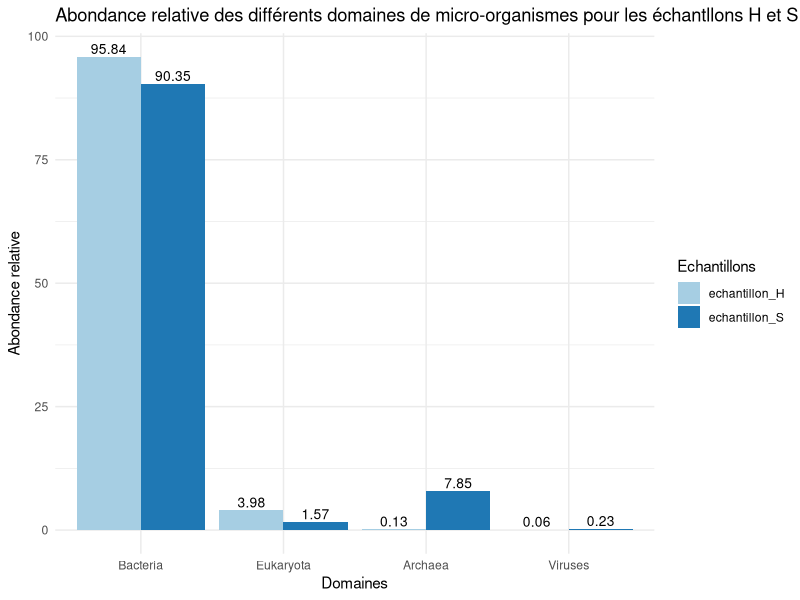
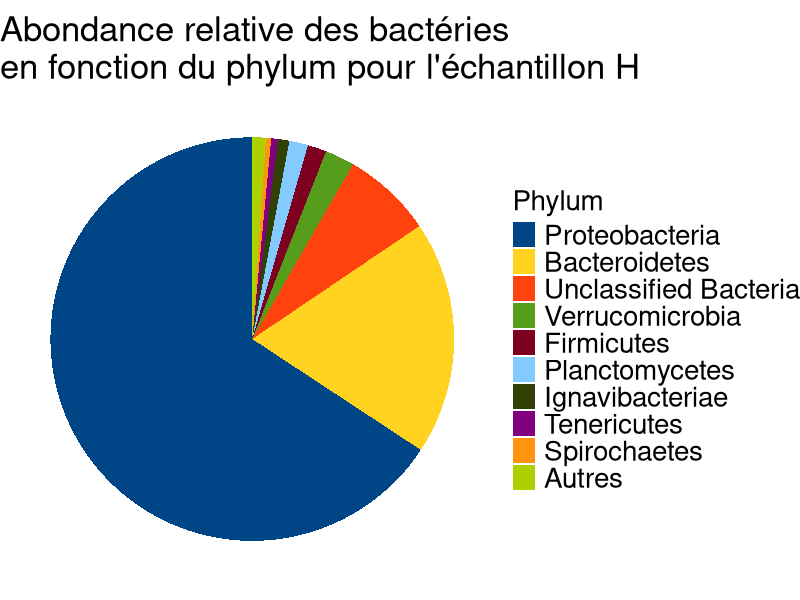
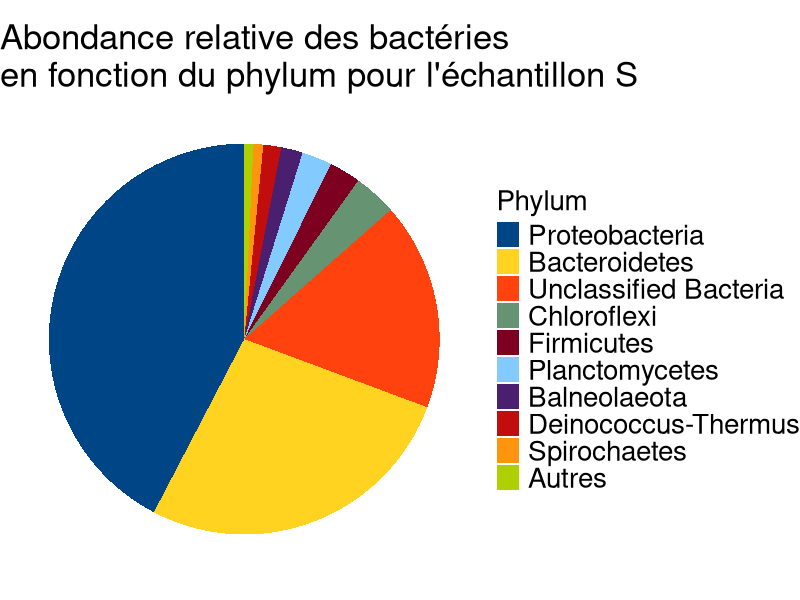
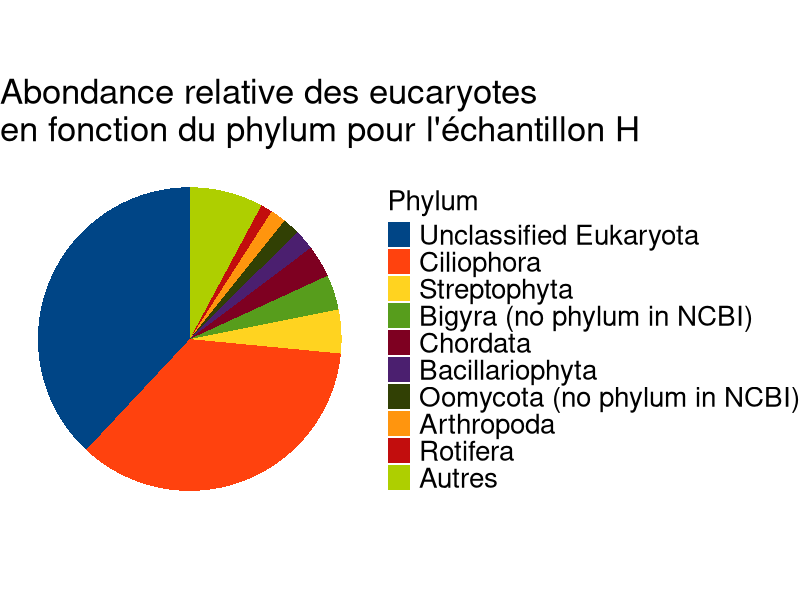
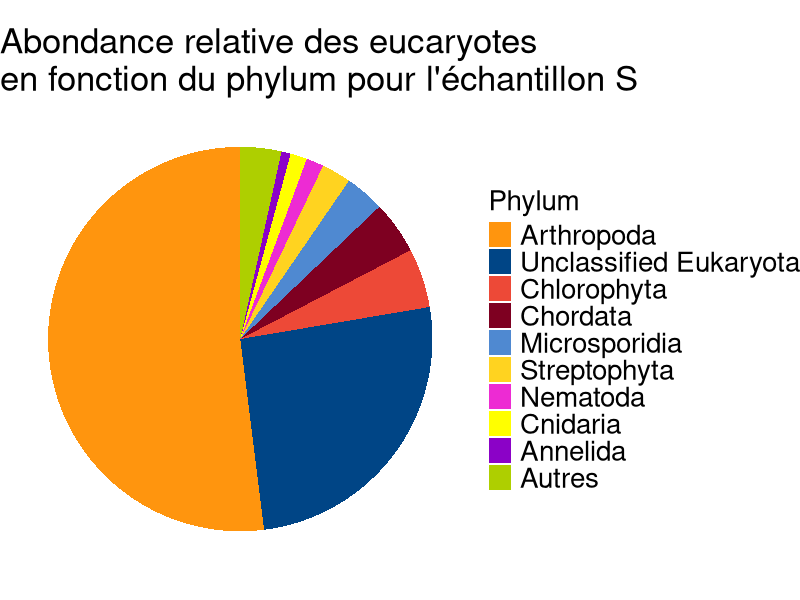
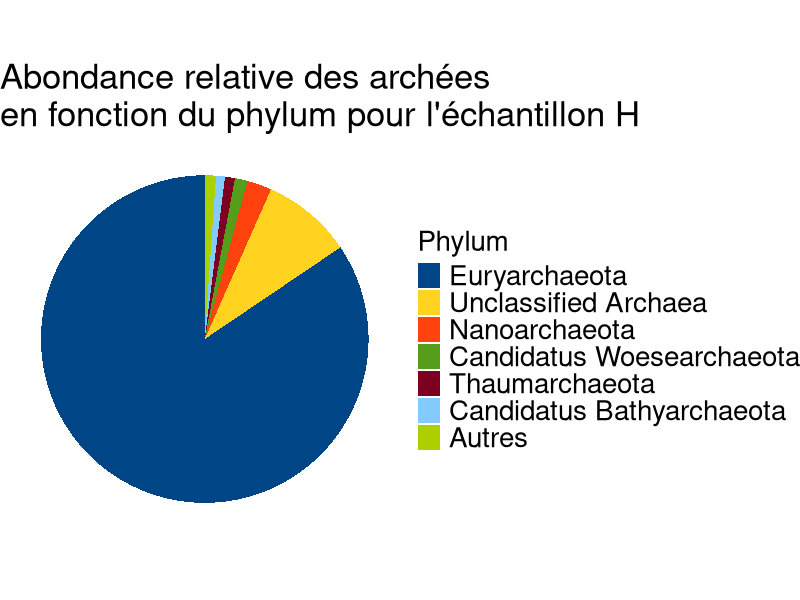
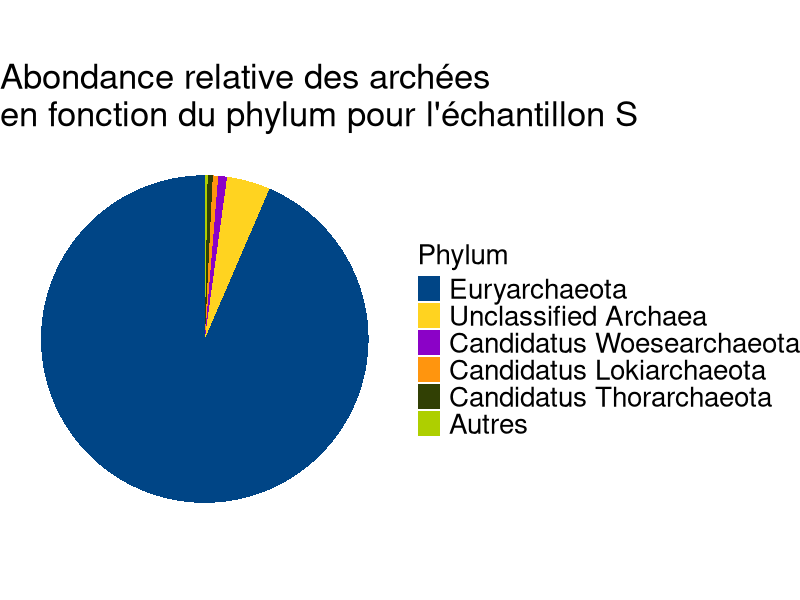

Write R code to recreate these figures, in order.
library('ggplot2')
library('tidyr')
library('forcats')
library('tidyverse')

##### PlOT GENERAL ######
arc_1_5<-390452
bac_1_5<-293333016
euk_1_5<-12168373
vir_1_5<-179392
no_cds_1_5<-768981
unclass_1_5<-43022378
unmap_1_5<- 40391314
total_1_5<- bac_1_5+euk_1_5+arc_1_5+vir_1_5
arc_6_12<-12815649
bac_6_12<-147459034
euk_6_12<-2560622
vir_6_12<-369610
no_cds_6_12<-22405033
unclass_6_12<-57699894
unmap_6_12<-140640
total_6_12<-arc_6_12+bac_6_12+vir_6_12+euk_6_12


df_sqm<-data.frame(
  echantillon_H=c(bac_1_5/total_1_5*100, euk_1_5/total_1_5*100, arc_1_5/total_1_5*100, vir_1_5/total_1_5*100),
  echantillon_S=c(bac_6_12/total_6_12*100, euk_6_12/total_6_12*100, arc_6_12/total_6_12*100, vir_6_12/total_6_12*100),
  domaine=c("Bacteria", "Eukaryota", "Archaea","Viruses")
)
df_sqm$echantillon_H<-round(df_sqm$echantillon_H,2)
df_sqm$echantillon_S<-round(df_sqm$echantillon_S,2)

df_sqm

df_sqm_2<-tidyr::pivot_longer(df_sqm, cols=c('echantillon_H','echantillon_S'), names_to='variable',
                         values_to="pourcentage")

bp<-ggplot(df_sqm_2, aes(x=domaine, y=pourcentage, fill=variable))+
  geom_bar(stat="identity", position='dodge')+
  scale_x_discrete(limits=c("Bacteria", "Eukaryota", "Archaea","Viruses"))+
  geom_text(aes(label=pourcentage),vjust=-0.3, color="black",size=3.5,
            position=position_dodge(0.9))+
  scale_fill_brewer(palette='Paired')+
  labs(title= "Abondance relative des différents domaines de micro-organismes pour les échantllons H et S",
       x="Domaines", y="Abondance relative",fill ="Echantillons")+
  theme(axis.title = element_text(vjust=-1),plot.title = element_text(hjust = 0.5))+
  theme_minimal()
bp

##### SAMPLE H BACTERIE PHYLUM #############

df_BPH<-data.frame(
  phylum=c('Proteobacteria','Bacteroidetes','Unclassified Bacteria','Verrucomicrobia','Firmicutes',
           'Planctomycetes','Ignavibacteriae','Tenericutes','Spirochaetes','Autres'),
  echantillon_H=c(65.74,18.72,7.22,2.36,1.51,1.50,0.91,0.54,0.41,1.09))

df_BPH$phylum<- fct_relevel(df_BPH$phylum, c('Proteobacteria','Bacteroidetes','Unclassified Bacteria','Verrucomicrobia','Firmicutes',
                                             'Planctomycetes','Ignavibacteriae','Tenericutes','Spirochaetes','Autres'))

pie1<-ggplot(df_BPH,aes(x="",y=echantillon_H,fill=phylum))+
  geom_bar(stat="identity")+
  coord_polar("y",start=0)+
                            #'Proteob','Bactero','Unclass','Verruco','Firmicu','Plancto','Ignavib','Teneric','Spiroch','Autres'
  scale_fill_manual(values=c('#004586','#ffd320','#ff420e','#579d1c','#7e0021','#83caff','#314004','#800080','#ff950e','#aecf00'))+
  labs(title="Abondance relative des bactéries \nen fonction du phylum pour l'échantillon H", fill="Phylum")+
  theme_void()+
  theme(plot.title = element_text(hjust = 0, size=25),
        legend.text = element_text(size = 20),
        legend.title = element_text(size=20))
pie1

##### SAMPLE S BACTERIE PHYLUM #############

df_BPS<-data.frame(phylum= c('Proteobacteria','Bacteroidetes','Unclassified Bacteria','Chloroflexi',
                             'Firmicutes','Planctomycetes','Balneolaeota','Deinococcus-Thermus','Spirochaetes','Autres'),
                   echantillon_S=c(42.35, 26.98, 17.19, 3.56, 2.61, 2.49, 1.79, 1.48, 0.80, 0.76))

df_BPS$phylum<- fct_relevel(df_BPS$phylum,c('Proteobacteria','Bacteroidetes','Unclassified Bacteria','Chloroflexi',
                                            'Firmicutes','Planctomycetes','Balneolaeota','Deinococcus-Thermus','Spirochaetes','Autres'))


pie2<-ggplot(df_BPS,aes(x="",y=echantillon_S,fill=phylum))+
  geom_bar(stat="identity")+
  coord_polar("y",start=0)+
                              #'Proteo','Bacter','Unclas', 'Chlorof', 'Firmicu' 'Plancto','Balne', 'Deinoc','Spirocha','Autres'
  scale_fill_manual(values=c('#004586','#ffd320','#ff420e','#669472','#7e0021','#83caff','#4b1f6f','#c20d0d','#ff950e','#aecf00'))+
  labs(title="Abondance relative des bactéries \nen fonction du phylum pour l'échantillon S", fill="Phylum")+ 
  theme_void()+
  theme(plot.title = element_text(hjust = 0, size=25),
        legend.text = element_text(size = 20),
        legend.title = element_text(size=20))
pie2

#### SAMPLE H EUCARYOTES PHYLUM #####


df_EPH<-data.frame(phylum=c('Unclassified Eukaryota','Ciliophora','Streptophyta','Bigyra (no phylum in NCBI)','Chordata','Bacillariophyta',
                            'Oomycota (no phylum in NCBI)','Arthropoda','Rotifera','Autres'),
                   echantillon_H=c(38.03, 35.44, 4.66, 3.72, 3.43, 2.19, 1.79, 1.65, 1.25, 7.83))

df_EPH$phylum<- fct_relevel(df_EPH$phylum,c('Unclassified Eukaryota','Ciliophora','Streptophyta','Bigyra (no phylum in NCBI)','Chordata','Bacillariophyta',
                                            'Oomycota (no phylum in NCBI)','Arthropoda','Rotifera','Autres'))

pie3<-ggplot(df_EPH,aes(x="",y=echantillon_H,fill=phylum))+
  geom_bar(stat="identity")+
  coord_polar("y",start=0)+
                            #'Unclass','Ciliopho','Strept','Bigyra','Chordata','Bacillar','Oomycota','Arthro','Rotifer','Autres'
  scale_fill_manual(values=c('#004586','#ff420e','#ffd320','#579d1c','#7e0021','#4b1f6f','#314004','#ff950e','#c20d0d','#aecf00'))+
  labs(title="Abondance relative des eucaryotes \nen fonction du phylum pour l'échantillon H", fill="Phylum")+
  theme_void()+
  theme(plot.title = element_text(hjust = 0, size=25),
        legend.text = element_text(size = 20),
        legend.title = element_text(size=20))
pie3


#### SAMPLE S EUCARYOTES PHYLUM #####


df_EPS<-data.frame(phylum=c('Arthropoda', 'Unclassified Eukaryota','Chlorophyta','Chordata', 'Microsporidia', 
                            'Streptophyta','Nematoda', 'Cnidaria', 'Annelida', 'Autres'),
                   echantillon_S=c(51.99, 25.69, 4.98,4.45,3.32,2.48,1.47,1.40,0.78,3.45
                   ))

df_EPS$phylum<- fct_relevel(df_EPS$phylum,c('Arthropoda', 'Unclassified Eukaryota','Chlorophyta','Chordata', 'Microsporidia', 
                                            'Streptophyta','Nematoda', 'Cnidaria', 'Annelida', 'Autres'))

pie4<-ggplot(df_EPS,aes(x="",y=echantillon_S,fill=phylum))+
  geom_bar(stat="identity")+
  coord_polar("y",start=0)+
                              #'Arthr, 'Unclass','Chloroph','Chorda', 'Micros','Strepto','Nematod', 'Cnida', 'Annelida','Autres')
  scale_fill_manual(values=c('#ff950e','#004586','#ed4937','#7e0021','#4f89d1','#ffd320','#ed2bd3','#ffff00','#8b02c7','#aecf00'))+
  labs(title="Abondance relative des eucaryotes \nen fonction du phylum pour l'échantillon S", fill="Phylum")+
  theme_void()+
  theme(plot.title = element_text(hjust = 0, size=25),
        legend.text = element_text(size = 20),
        legend.title = element_text(size=20))
pie4       

#### SAMPLE H ARCHAEA PHYLUM #####

df_APH<-data.frame(phylum=c('Euryarchaeota', 'Unclassified Archaea', 'Nanoarchaeota', 'Candidatus Woesearchaeota',  'Thaumarchaeota',
                           'Candidatus Bathyarchaeota', 'Autres'
),
                   echantillon_H=c(84.45, 8.91, 2.43, 1.24, 0.98, 0.89, 1.09
                   ))

df_APH$phylum<- fct_relevel(df_APH$phylum,c('Euryarchaeota', 'Unclassified Archaea', 'Nanoarchaeota','Candidatus Woesearchaeota',  'Thaumarchaeota',
                                            'Candidatus Bathyarchaeota', 'Autres'))

pie5<-ggplot(df_APH,aes(x="",y=echantillon_H,fill=phylum))+
  geom_bar(stat="identity")+
  coord_polar("y",start=0)+
                             #'Euryar','Unclass', 'Nanoar','Cand Woe','Thauma',' Cand Bath','Autres'
  scale_fill_manual(values=c('#004586','#ffd320','#ff420e','#579d1c','#7e0021','#83caff','#aecf00'))+
  labs(title="Abondance relative des archées \nen fonction du phylum pour l'échantillon H", fill="Phylum")+
  theme_void()+
  theme(plot.title = element_text(hjust = 0, size=25),
        legend.text = element_text(size = 20),
        legend.title = element_text(size=20))
pie5       


#### SAMPLE S ARCHAEA PHYLUM #####

df_APS<-data.frame(phylum=c('Euryarchaeota','Unclassified Archaea','Candidatus Woesearchaeota','Candidatus Lokiarchaeota',
                            'Candidatus Thorarchaeota','Autres'),
                   echantillon_S=c(93.07,4.27,0.86,0.53,0.50,0.28))

df_APS$phylum<- fct_relevel(df_APS$phylum,c('Euryarchaeota','Unclassified Archaea','Candidatus Woesearchaeota','Candidatus Lokiarchaeota',
                                            'Candidatus Thorarchaeota','Autres'))

pie6<-ggplot(df_APS,aes(x="",y=echantillon_S,fill=phylum))+
  geom_bar(stat="identity")+
  coord_polar("y",start=0)+
                             #'Euryar','Unclas','Cand Woe','Cand Loki','Cand Tho','Autres'
  scale_fill_manual(values=c('#004586','#ffd320','#8b02c7','#ff950e', '#314004','#aecf00'))+
  labs(title="Abondance relative des archées \nen fonction du phylum pour l'échantillon S", fill="Phylum")+
  theme_void()+
  theme(plot.title = element_text(hjust = 0, size=25),
        legend.text = element_text(size = 20),
        legend.title = element_text(size=20))
pie6       

